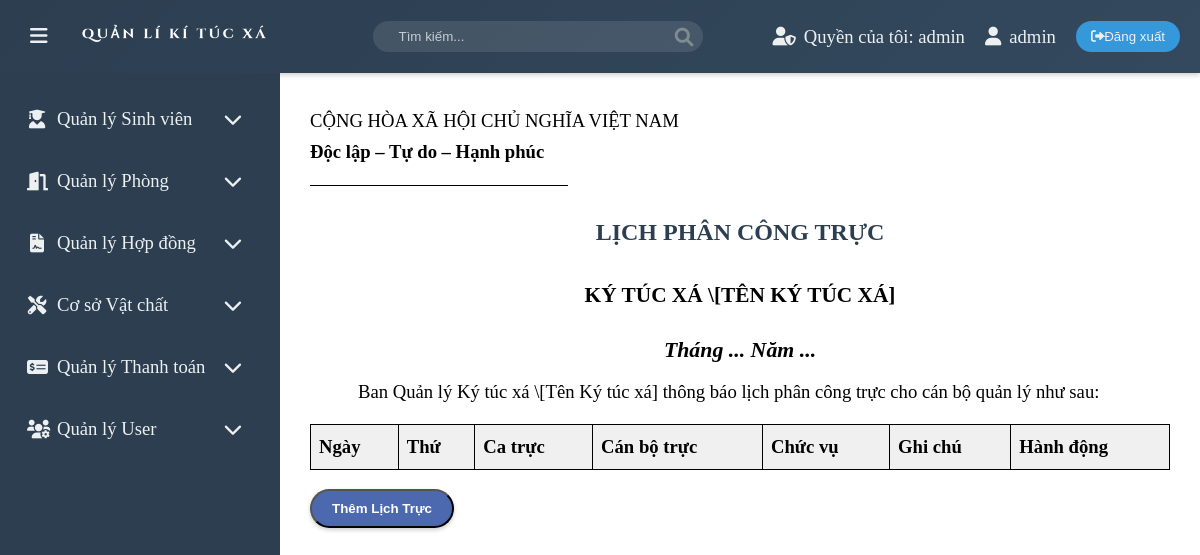
The app's page /php/admin/main.php (signed in), older data.
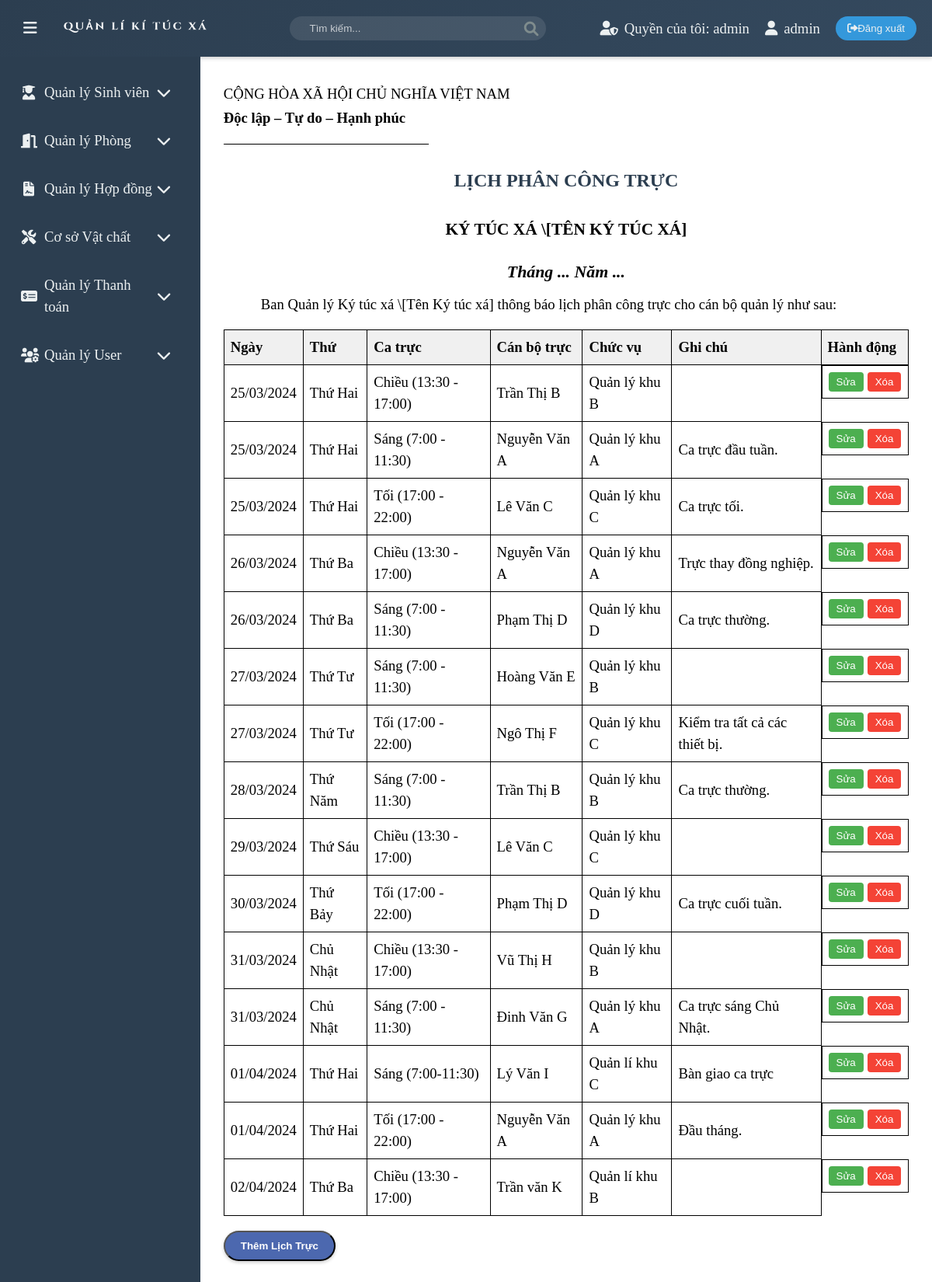
The same page, newer data.
### tables this page shows
CREATE TABLE IF NOT EXISTS duty_schedule (
    id INT PRIMARY KEY AUTO_INCREMENT,
    duty_date DATE NOT NULL,   
    duty_day VARCHAR(20),      
    shift VARCHAR(50) NOT NULL,      
    staff_name VARCHAR(255) NOT NULL,  
    position VARCHAR(255),           
    note TEXT,                      
    created_at TIMESTAMP DEFAULT CURRENT_TIMESTAMP,
    updated_at TIMESTAMP DEFAULT CURRENT_TIMESTAMP ON UPDATE CURRENT_TIMESTAMP
);

### php/admin/management_schedule.php (the view, shortened to what this page needs)
<?php
include '../config/db_connect.php';
$sql = "SELECT * FROM duty_schedule ORDER BY duty_date, shift";
$result = $conn->query($sql);
$schedules = [];
if ($result && $result->num_rows > 0) {
    while ($row = $result->fetch_assoc()) {
        $schedules[] = $row;
    }
}
?>
<div class="header">
    <p>CỘNG HÒA XÃ HỘI CHỦ NGHĨA VIỆT NAM</p>
    <p class="doc-lap">Độc lập – Tự do – Hạnh phúc</p>
    <hr width="30%">
</div>
<h1>LỊCH PHÂN CÔNG TRỰC</h1>
<h2>KÝ TÚC XÁ \[TÊN KÝ TÚC XÁ]</h2>
<h3 class="title-time">Tháng ... Năm ...</h3>
<p>Ban Quản lý Ký túc xá \[Tên Ký túc xá] thông báo lịch phân công trực cho cán bộ quản lý như sau:</p>
<table>
    <thead>
        <tr>
            <th>Ngày</th>
            <th>Thứ</th>
            <th>Ca trực</th>
            <th>Cán bộ trực</th>
            <th>Chức vụ</th>
            <th>Ghi chú</th>
            <th>Hành động</th>
        </tr>
    </thead>
    <tbody>
        <?php foreach ($schedules as $schedule):
        $days_vn = [
            'Monday' => 'Thứ Hai',
            'Tuesday' => 'Thứ Ba',
            'Wednesday' => 'Thứ Tư',
            'Thursday' => 'Thứ Năm',
            'Friday' => 'Thứ Sáu',
            'Saturday' => 'Thứ Bảy',
            'Sunday' => 'Chủ Nhật'
        ];
        $display_day = $days_vn[$schedule['duty_day']] ?? $schedule['duty_day'];
        ?>
        <tr id="row-<?php echo $schedule['id']; ?>">
            <td><?php echo htmlspecialchars(date('d/m/Y', strtotime($schedule['duty_date']))); ?></td>
            <td><?php echo htmlspecialchars($display_day); ?></td>
            <td><?php echo htmlspecialchars($schedule['shift']); ?></td>
            <td><?php echo htmlspecialchars($schedule['staff_name']); ?></td>
            <td><?php echo htmlspecialchars($schedule['position']); ?></td>
            <td><?php echo htmlspecialchars($schedule['note']); ?></td>
            <td class="action-buttons">
                <button class="edit-button" onclick="openEditModal(<?php echo $schedule['id']; ?>, '<?php echo htmlspecialchars(date('Y-m-d', strtotime($schedule['duty_date']))); ?>', '<?php echo htmlspecialchars($schedule['shift']); ?>', '<?php echo htmlspecialchars($schedule['staff_name']); ?>', '<?php echo htmlspecialchars($schedule['position']); ?>', '<?php echo htmlspecialchars($schedule['note']); ?>')">Sửa</button>
                <button class="delete-button" onclick="confirmDelete(<?php echo $schedule['id']; ?>)">Xóa</button>
            </td>
        </tr>
        <?php endforeach; ?>
    </tbody>
</table>
<button class="read-button" onclick="openAddModal()">Thêm Lịch Trực</button>

### php/admin/main.php (shortened to what this page needs)
<!DOCTYPE html>
<html lang="vi">
<head>
    <link rel="stylesheet" href="../../assets/css/main.css">
    <link rel="stylesheet" href="https://cdnjs.cloudflare.com/ajax/libs/font-awesome/6.0.0/css/all.min.css">
    <link rel="stylesheet" href="../../assets/css/management_schedule.css">
</head>
<body>
    <?php include 'layout/header.php'; ?>
    <div class="container">
        <?php include 'layout/menu.php'; ?>
        <main class="content">
            <?php include 'management_schedule.php'; ?>
        </main>
    </div>
</body>
</html>

### php/admin/layout/header.php (shortened to what this page needs)
<?php
$username = $_SESSION['username'];
$role = $_SESSION['role'];
?>
<header>
    <div class="header-container">
        <div class="left-section">
            <button id="menu-toggle">
                <i class="fas fa-bars"></i>
            </button>
            <div class="logo_header">
                <div onclick="window.location.href='main.php'" class="img"><img src="../../assets/img/header.png" alt=""></div>
            </div>
        </div>
        <div class="search-box">
            <i class="fas fa-search"></i>
            <input type="text" id="menu-search" placeholder="Tìm kiếm...">
        </div>
        <div class="right-section">
            <div class="user-info">
                <div class="role">
                    <i class="fas fa-user-shield"></i>
                    <span>Quyền của tôi: <?php echo htmlspecialchars($role); ?></span>
                </div>
                <div class="username">
                    <i class="fas fa-user"></i>
                    <span id="username"><?php echo htmlspecialchars($username); ?></span>
                </div>
                <form method="POST" style="display:inline;">
                    <button type="submit" name="logout" id="logout">
                        <i class="fas fa-sign-out-alt"></i>
                        Đăng xuất
                    </button>
                </form>
            </div>
        </div>
    </div>
</header>

### php/admin/layout/menu.php (shortened to what this page needs)
<nav class="sidebar">
    <div class="menu-items">
        <?php if (in_array($role, ['student_manager', 'admin', 'manager', 'accountant'])): ?>
            <div class="menu-item">
                <div class="menu-title">
                    <i class="fas fa-user-graduate"></i>
                    <span>Quản lý Sinh viên</span>
                    <i class="fas fa-chevron-down"></i>
                </div>
            </div>
        <?php endif; ?>
       <?php if (in_array($role, ['manager', 'admin', 'student_manager', 'accountant'])): ?>
            <div class="menu-item">
                <div class="menu-title">
                    <i class="fas fa-door-open"></i>
                    <span>Quản lý Phòng</span>
                    <i class="fas fa-chevron-down"></i>
                </div>
            </div>
        <?php endif; ?>
        <?php if (in_array($role, ['manager', 'admin', 'student_manager', 'accountant'])): ?>
            <div class="menu-item">
                <div class="menu-title">
                    <i class="fas fa-file-contract"></i>
                    <span>Quản lý Hợp đồng</span>
                    <i class="fas fa-chevron-down"></i>
                </div>
            </div>
        <?php endif; ?>
        <?php if (in_array($role, ['manager', 'admin', 'student_manager', 'accountant'])): ?>
            <div class="menu-item">
                <div class="menu-title">
                    <i class="fas fa-tools"></i>
                    <span>Cơ sở Vật chất</span>
                    <i class="fas fa-chevron-down"></i>
                </div>
            </div>
        <?php endif; ?>
        <?php if (in_array($role, ['accountant', 'admin', 'manager', 'student_manager'])): ?>
            <div class="menu-item">
                <div class="menu-title">
                    <i class="fas fa-money-check-alt"></i>
                    <span>Quản lý Thanh toán</span>
                    <i class="fas fa-chevron-down"></i>
                </div>
            </div>
        <?php endif; ?>
        <?php if ($role === 'admin'): ?>
            <div class="menu-item">
                <div class="menu-title">
                    <i class="fas fa-users-cog"></i>
                    <span>Quản lý User</span>
                    <i class="fas fa-chevron-down"></i>
                </div>
            </div>
        <?php endif; ?>
    </div>
</nav>

### assets/css/main.css (style rules this page uses)
:root { --primary-color: #2c3e50; --secondary-color: #34495e; --accent-color: #3498db; --text-color: #ecf0f1; --hover-color: #2980b9; --transition-speed: 0.3s; }
body { font-family: 'Segoe UI', Tahoma, Geneva, Verdana, sans-serif; margin: 0; padding: 0; background-color: #f5f6fa; }
header { background: linear-gradient(135deg, var(--primary-color), var(--secondary-color)); color: var(--text-color); padding: 15px 0; box-shadow: 0 2px 5px rgba(0,0,0,0.2); }
.header-container { display: flex; justify-content: space-between; align-items: center; padding: 0 20px; }
.left-section { display: flex; align-items: center; gap: 20px; }
#menu-toggle { background: none; border: none; color: var(--text-color); font-size: 20px; cursor: pointer; padding: 10px; transition: var(--transition-speed); }
.search-box { display: flex; align-items: center; background-color: rgba(255, 255, 255, 0.1); padding: 8px 15px; border-radius: 20px; }
.search-box input { background: none; border: none; color: var(--text-color); margin-left: 10px; width: 200px; outline: none; }
.search-box input::placeholder { color: rgba(255, 255, 255, 0.7); }
.search-box { position: relative; width: 300px; }
.search-box .fa-search { position: absolute; right: 10px; top: 50%; transform: translateY(-50%); color: #7f8c8d; }
.right-section .user-info { display: flex; align-items: center; gap: 20px; }
.role, .username { display: flex; align-items: center; gap: 8px; }
.logo_header { display: flex; text-align: center; }
.logo_header .img { width: 192px; margin-right: 35px; }
.img img { width: 100%; }
#logout { background-color: var(--accent-color); border: none; color: var(--text-color); padding: 8px 15px; border-radius: 20px; cursor: pointer; transition: var(--transition-speed); display: flex; align-items: center; }
.container { display: flex; min-height: calc(100vh - 70px); }
.sidebar { width: 280px; background-color: var(--primary-color); color: var(--text-color); padding: 20px 0; transition: var(--transition-speed); transform: translateX(0); }
.menu-items { padding: 0 15px; }
.menu-item { margin-bottom: 10px; }
.menu-title { display: flex; align-items: center; padding: 12px; cursor: pointer; border-radius: 8px; transition: var(--transition-speed); }
.menu-title i { margin-right: 10px; width: 20px; text-align: center; }
.menu-title span { flex-grow: 1; }
.menu-title .fa-chevron-down { transition: transform var(--transition-speed); }
.content { flex-grow: 1; padding: 30px; transition: var(--transition-speed); }
.content h1 { color: var(--primary-color); margin-bottom: 30px; text-align: center; }

### assets/css/management_schedule.css (style rules this page uses)
body { font-family: "Times New Roman", Times, serif; font-size: 14pt; line-height: 1.5; color: #000; background-color: #fff; }
h1, h2, h3 { font-family: "Times New Roman", Times, serif; font-weight: bold; margin-top: 1em; margin-bottom: 0.5em; text-align: center; }
h1 { font-size: 18pt; }
h2 { font-size: 16pt; }
p { margin-top: 0.5em; margin-bottom: 0.5em; text-align: justify; text-indent: 1.27cm; }
table { width: 100%; border-collapse: collapse; margin-top: 1em; margin-bottom: 1em; }
th, td { border: 1px solid #000; padding: 8px; text-align: left; }
th { background-color: #f0f0f0; font-weight: bold; }
.read-button { display: inline-block; padding: 10px 20px; background-color:rgb(76, 104, 175); color: white; text-decoration: none; border-radius: 27px; font-weight: bold; transition: background-color 0.3s ease; box-shadow: 0 2px 4px rgba(0, 0, 0, 0.2); cursor: pointer; }
hr { border: none; border-top: 1px solid black; margin: 1em 0; }
.header { text-align: center; margin-bottom: 1.5em; }
.header p { margin: 0.2em 0; text-indent: 0; }
.header .doc-lap { font-weight: bold; }
.title-time { font-style: italic; text-align: center; }
.action-buttons { display: flex; gap: 5px; }
.edit-button, .delete-button { padding: 5px 10px; border: none; border-radius: 4px; cursor: pointer; }
.edit-button { background-color: #4CAF50; color: white; }
.delete-button { background-color: #f44336; color: white; }
input[type="text"], input[type="date"], select, textarea { width: 100%; padding: 8px; margin-bottom: 10px; border: 1px solid #ccc; border-radius: 4px; box-sizing: border-box; }
.search-box input { background: none; border: none; color: var(--text-color); margin-left: 10px; width: 200px; outline: none; padding: 0; margin-bottom: 0; }

Row changes from the older to the newer data that the page shows:
added duty_schedule: duty_date "25/03/2024", duty_day "Thứ Hai", shift "Chiều (13:30 - 17:00)", staff_name "Trần Thị B", position "Quản lý khu B"
added duty_schedule: duty_date "25/03/2024", duty_day "Thứ Hai", shift "Sáng (7:00 - 11:30)", staff_name "Nguyễn Văn A", position "Quản lý khu A", note "Ca trực đầu tuần."
added duty_schedule: duty_date "25/03/2024", duty_day "Thứ Hai", shift "Tối (17:00 - 22:00)", staff_name "Lê Văn C", position "Quản lý khu C", note "Ca trực tối."
added duty_schedule: duty_date "26/03/2024", duty_day "Thứ Ba", shift "Chiều (13:30 - 17:00)", staff_name "Nguyễn Văn A", position "Quản lý khu A", note "Trực thay đồng nghiệp."
added duty_schedule: duty_date "26/03/2024", duty_day "Thứ Ba", shift "Sáng (7:00 - 11:30)", staff_name "Phạm Thị D", position "Quản lý khu D", note "Ca trực thường."
added duty_schedule: duty_date "27/03/2024", duty_day "Thứ Tư", shift "Sáng (7:00 - 11:30)", staff_name "Hoàng Văn E", position "Quản lý khu B"
added duty_schedule: duty_date "27/03/2024", duty_day "Thứ Tư", shift "Tối (17:00 - 22:00)", staff_name "Ngô Thị F", position "Quản lý khu C", note "Kiểm tra tất cả các thiết bị."
added duty_schedule: duty_date "28/03/2024", duty_day "Thứ Năm", shift "Sáng (7:00 - 11:30)", staff_name "Trần Thị B", position "Quản lý khu B", note "Ca trực thường."
added duty_schedule: duty_date "29/03/2024", duty_day "Thứ Sáu", shift "Chiều (13:30 - 17:00)", staff_name "Lê Văn C", position "Quản lý khu C"
added duty_schedule: duty_date "30/03/2024", duty_day "Thứ Bảy", shift "Tối (17:00 - 22:00)", staff_name "Phạm Thị D", position "Quản lý khu D", note "Ca trực cuối tuần."
added duty_schedule: duty_date "31/03/2024", duty_day "Chủ Nhật", shift "Chiều (13:30 - 17:00)", staff_name "Vũ Thị H", position "Quản lý khu B"
added duty_schedule: duty_date "31/03/2024", duty_day "Chủ Nhật", shift "Sáng (7:00 - 11:30)", staff_name "Đinh Văn G", position "Quản lý khu A", note "Ca trực sáng Chủ Nhật."
added duty_schedule: duty_date "01/04/2024", duty_day "Thứ Hai", shift "Sáng (7:00-11:30)", staff_name "Lý Văn I", position "Quản lí khu C", note "Bàn giao ca trực"
added duty_schedule: duty_date "01/04/2024", duty_day "Thứ Hai", shift "Tối (17:00 - 22:00)", staff_name "Nguyễn Văn A", position "Quản lý khu A", note "Đầu tháng."
added duty_schedule: duty_date "02/04/2024", duty_day "Thứ Ba", shift "Chiều (13:30 - 17:00)", staff_name "Trần văn K", position "Quản lí khu B"
